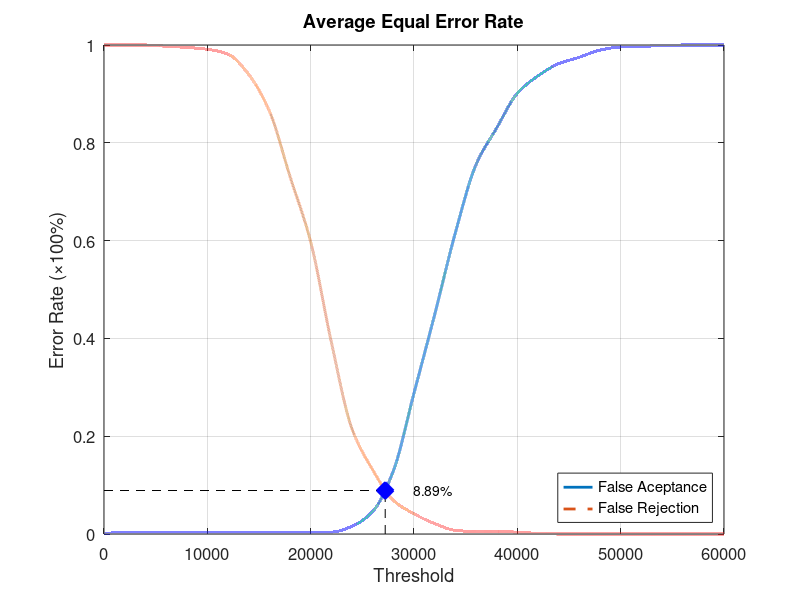
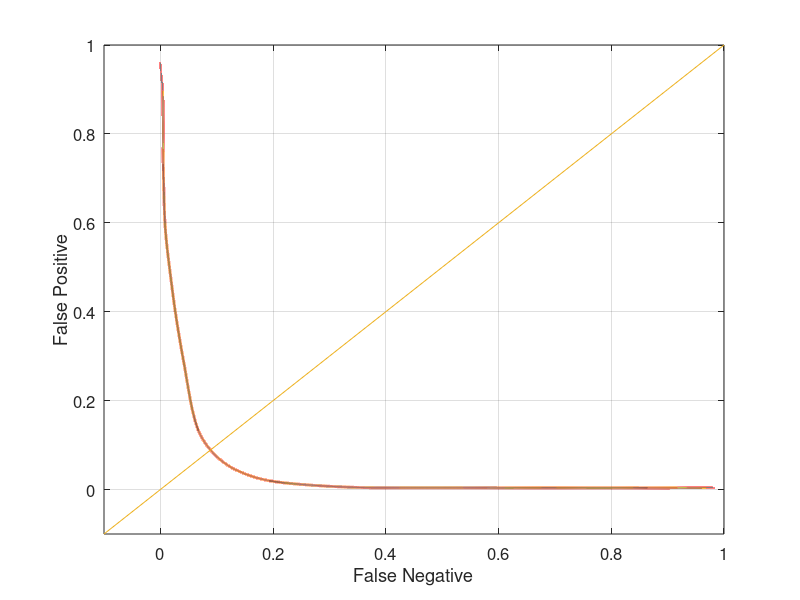

Reproduce these figures in MATLAB, in order.
function yEER = Experiment3Average
close all;
clear;
clc;
x = 0:2000:60000;
xq = 0:0.5:60000;

y0 = [0 0.00394737 0.00394737 0.00394737 0.00394737 0.00394737 0.00394737 0.00394737 0.00394737 0.00394737 0.00394737 0.00394737 0.0157895 0.0460526 0.128947 0.288158 0.448684 0.615789 0.755263 0.830263 0.901316 0.936842 0.961842 0.975 0.989474 0.996053 0.997368 0.998684 1 1 1];
yy0 = interp1(x, y0, xq, 'pchip');
y1 = [1 1 1 0.9975 0.995 0.99125 0.98125 0.94 0.865 0.73125 0.5975 0.3925 0.215 0.13125 0.06875 0.04125 0.02125 0.0075 0.005 0.005 0.00375 0.00125 0 0 0 0 0 0 0 0 0];
yy1 = interp1(x, y1, xq, 'pchip');

% Calculating EER: 
y2 = abs(y0 - y1);
find(y2 == min(y2))
yy2 = abs(yy0 - yy1);
xEER = find(yy2 == min(yy2));
xEERIndex = xq(xEER) % X-axis EER
yEER = yy0(xEER) % Y-axis EER

main = figure
plot(xq, yy0,'-','LineWidth', 2);	hold on
plot(xq, yy1,'--','LineWidth', 2);	hold on
plot([xEERIndex xEERIndex], [0 yEER], 'k--');	hold on
plot([0 xEERIndex], [yEER yEER], 'k--');	hold on
plot(xEERIndex, yEER, 'bx', 'LineWidth', 10);	hold on
text(xEERIndex + 10 * xEERIndex / 100, yEER, [num2str(round((10000 * yEER)) / 100) '%'])
legend('False Aceptance', 'False Rejection', 'Location', 'SouthEast')
xlabel('Threshold')
ylabel('Error Rate (\times100%)')
title('Average Equal Error Rate')
set(gca, 'FontSize', 12)
axis([0 60000 0 1])
grid on

print(main, 'Experiment3AverageMain', '-dpng');
FNRxFPR = figure('Color', [1 1 1]);
plot(yy1, yy0, '-', yy1, yy0, 'LineWidth', 2);
hold on
y = -0.1:0.1:1
plot(y, y); 
set(gca, 'FontSize', 12)
xlabel('False Negative')
ylabel('False Positive')
axis([-0.1 1 -0.1 1])
set(gca, 'FontSize', 12)
grid on

print(FNRxFPR, 'Experiment3AverageFNRxFPR','-dpng');
end
